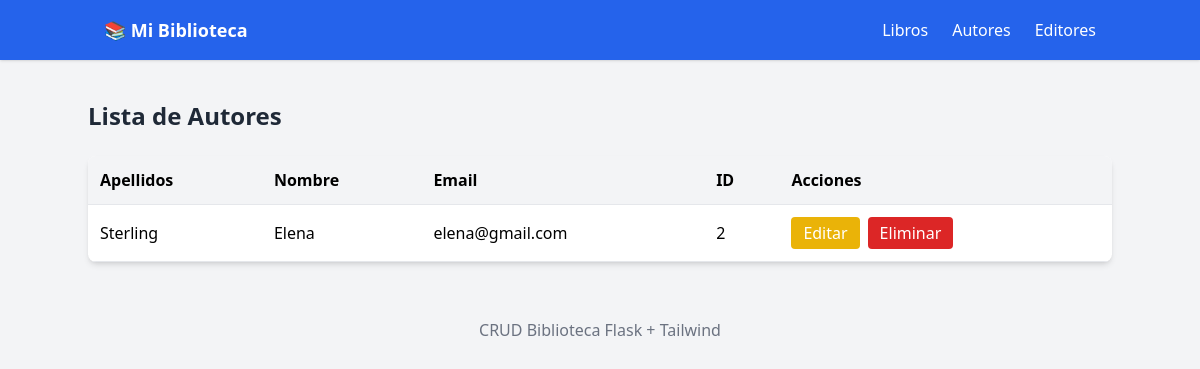
The app's page /autores with its own data.
### biblioteca/models.py (models this page shows, shortened)
class Autor(db.Model):
    __tablename__ = 'autor'
    id = db.Column(db.Integer, primary_key=True)
    nombre = db.Column(db.String(30), nullable=False)
    apellidos = db.Column(db.String(40), nullable=False)
    email = db.Column(db.String(120), nullable=True)
    libros = db.relationship(
        'Libro',
        secondary=libro_autor,
        back_populates='autores'
    )

### biblioteca/views.py (the view)
def autores_list():
    autores = Autor.query.order_by(Autor.apellidos).all()
    return render_template('autor_mostrar.html', autores=autores)

### biblioteca/templates/autor_mostrar.html (shortened to what this page needs)
{% extends 'base.html' %} {% block content %}
<div class="max-w-6xl mx-auto mt-10">
  <h2 class="text-2xl font-bold mb-6 text-gray-800">Lista de Autores</h2>
  <div class="overflow-x-auto bg-white shadow-md rounded-lg">
    <table class="min-w-full text-left">
      <thead class="bg-gray-100 border-b">
        <tr>
          <th class="p-3">Apellidos</th>
          <th class="p-3">Nombre</th>
          <th class="p-3">Email</th>
          <th class="p-3">ID</th>
          <th class="p-3">Acciones</th>
        </tr>
      </thead>
      <tbody>
        {% if autores %} {% for autor in autores %}
        <tr class="border-b hover:bg-gray-50">
          <td class="p-3">{{ autor.apellidos }}</td>
          <td class="p-3">{{ autor.nombre }}</td>
          <td class="p-3">{{ autor.email }}</td>
          <td class="p-3">{{ autor.id }}</td>
          <td class="p-3 flex gap-2">
            <a
              href="{{ url_for('autores_editar', id_autor=autor.id) }}"
              class="bg-yellow-500 text-white px-3 py-1 rounded hover:bg-yellow-600"
            >
              Editar
            </a>
            <a
              href="{{ url_for('autores_eliminar', id_autor=autor.id) }}"
              class="bg-red-600 text-white px-3 py-1 rounded hover:bg-red-700"
            >
              Eliminar
            </a>
          </td>
        </tr>
        {% endfor %} {% else %}
        <tr>
          <td colspan="5" class="p-4 text-center text-gray-500">
            No se encontraron autores
          </td>
        </tr>
        {% endif %}
      </tbody>
    </table>
  </div>
</div>
{% endblock %}

### records on screen
Autor: apellidos "Sterling", nombre "Elena", email "elena@gmail.com", id "2"
